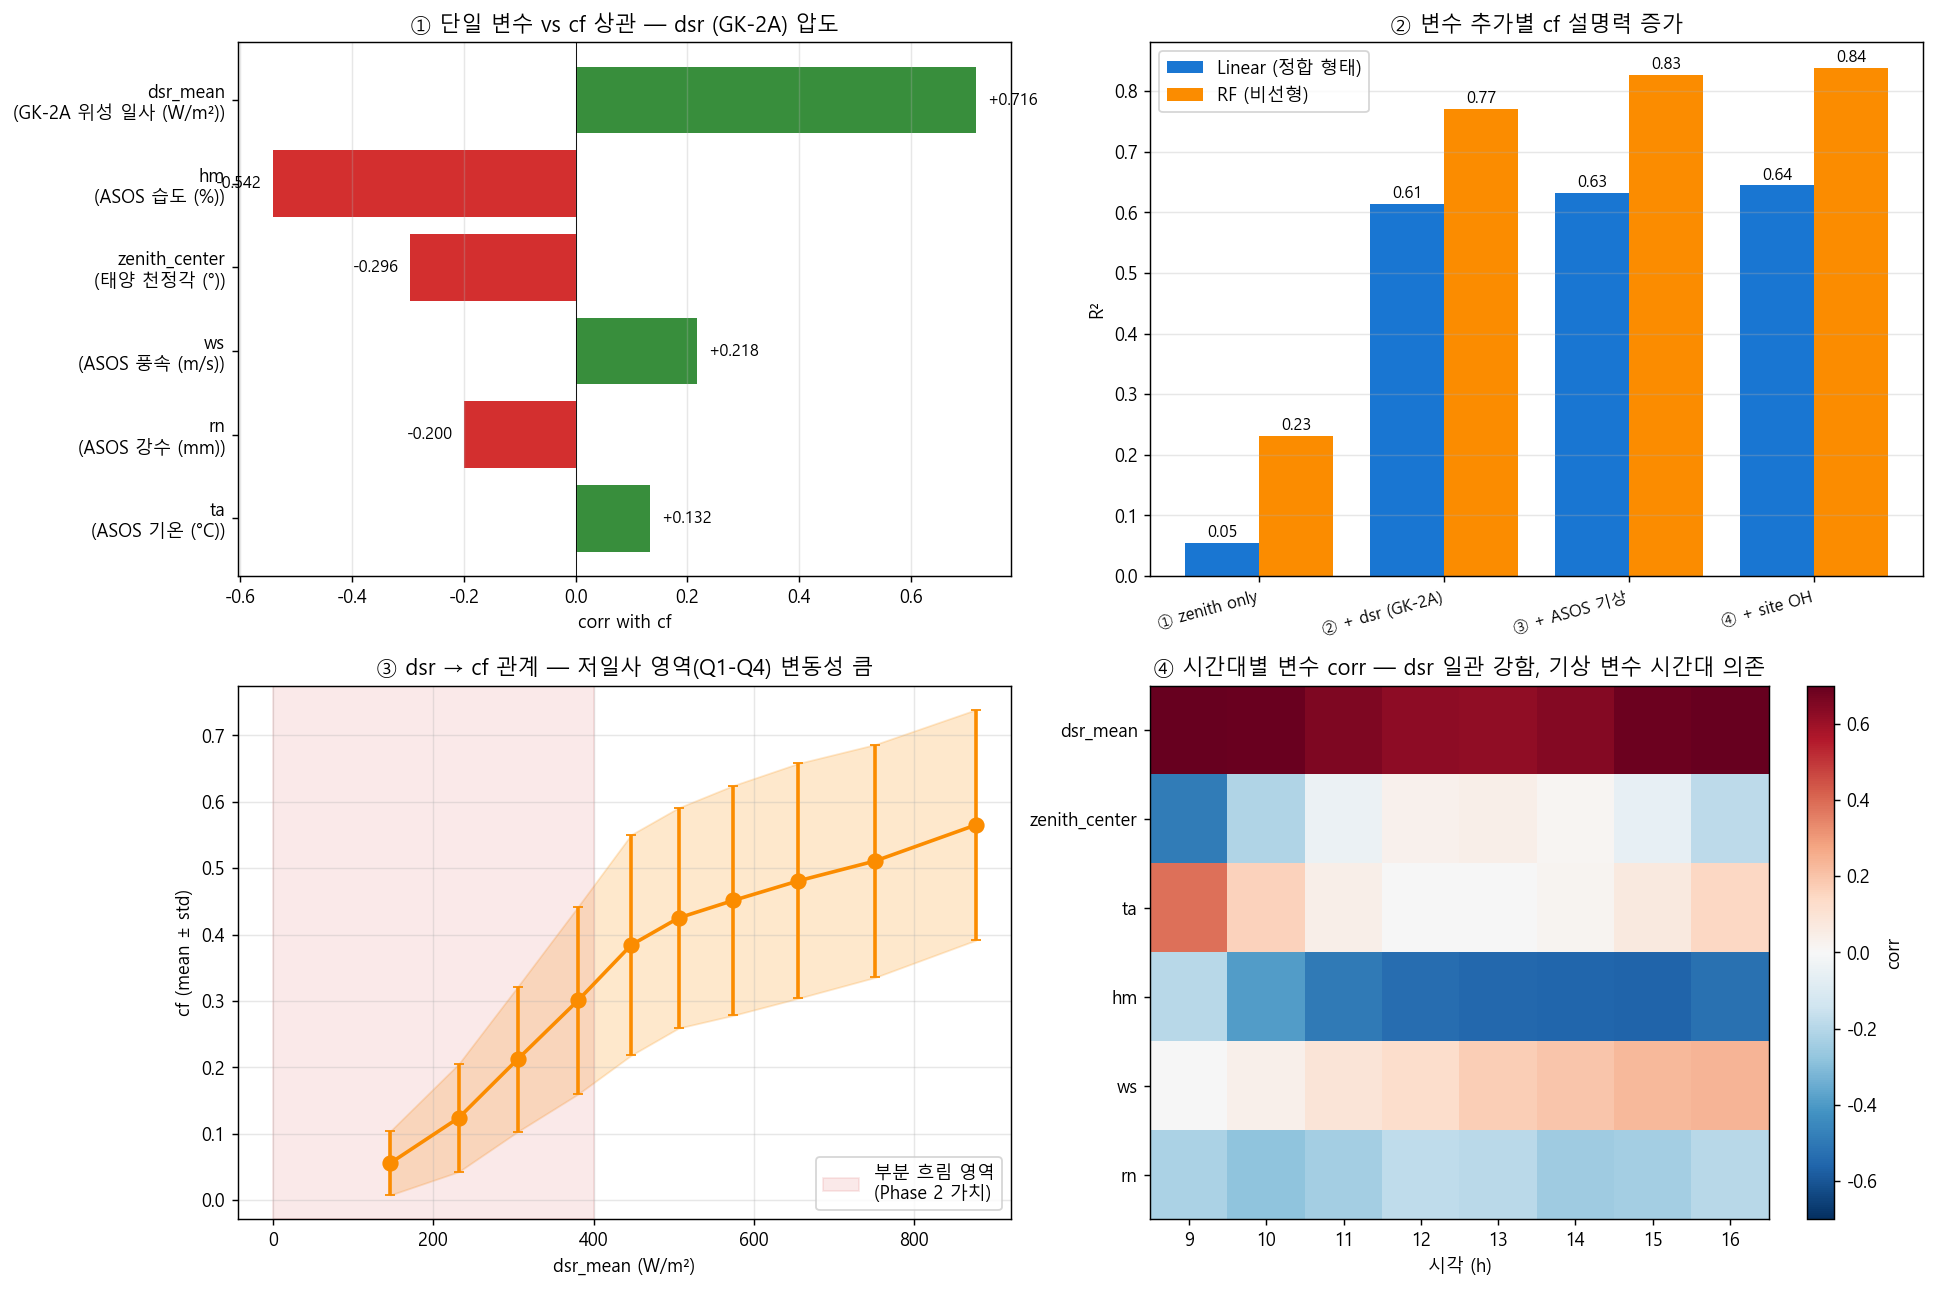

Source code (Python):
"""EDA D2 — 변수 선정 근거 (proposal §3 보조 그림).

목적:
  - GK-2A (위성) 와 ASOS (지상) 의 *상호 보완성* 입증
  - 변수별 cf 와의 corr + 보완 효과 측정
  - "왜 이 변수들" / "왜 GK-2A v2 (DSR+ASR+RSR) 인가"

핵심 메시지:
  - GK-2A DSR (위성 일사) 가 cf 와 가장 강한 단조 관계 (+0.85)
  - ASOS 기상 (hm, ws, rn) 은 *부분 흐림 / 안개 / 풍속* marginal 정보
  - GK-2A v2 의 ASR/RSR 는 *알베도 / 흡수* 파생 정보 — 수상 PV (고흥만) 특이성
  - DSR 만 있을 때 vs DSR + ASOS 조합의 cf 설명력 비교
"""
import sys
from pathlib import Path
import numpy as np
import pandas as pd
import matplotlib.pyplot as plt
from sklearn.linear_model import LinearRegression
from sklearn.ensemble import RandomForestRegressor
from sklearn.metrics import r2_score
sys.path.insert(0, str(Path(__file__).resolve().parents[1] / "eda_lng_planner"))
from _common import ROOT

EDA_DIR = ROOT / "pv/eda_pv_model"

# === 1. training_set.parquet — 통합 학습셋 ===
df = pd.read_parquet(ROOT / "data/processed/training_set.parquet")
df['hour'] = df.datetime_kst.dt.hour
TARGET_SITES = ['경상대','고흥만수상','광양항세방','구미','삼천포','영흥','예천','창원']
df = df[df.site.isin(TARGET_SITES)]
day = df[df.hour.between(9, 16)].copy()
print(f"daytime rows: {len(day):,}")

# === 2. 변수별 cf corr (단일 변수) ===
features = {
    'dsr_mean': 'GK-2A 위성 일사 (W/m²)',
    'zenith_center': '태양 천정각 (°)',
    'ta': 'ASOS 기온 (°C)',
    'hm': 'ASOS 습도 (%)',
    'ws': 'ASOS 풍속 (m/s)',
    'rn': 'ASOS 강수 (mm)',
}
single_corr = []
for f, lbl in features.items():
    if f in day.columns:
        v = day[[f, 'cf']].dropna()
        if len(v):
            single_corr.append({'feature': f, 'label': lbl, 'corr': v[f].corr(v.cf)})
single_df = pd.DataFrame(single_corr).sort_values('corr', key=abs, ascending=False)
print("\n[단일 변수 vs cf corr]")
print(single_df.round(3).to_string(index=False))

# === 3. 누적 R² (변수 추가 시 설명력 증가) ===
# baseline: zenith only (시간 정보)
# +dsr (GK-2A 위성)
# +ASOS 기상 (hm, ws, rn, ta)
# +site_oh

# valid rows (모든 feature 있는)
need = ['cf','zenith_center','dsr_mean','ta','hm','ws','rn','site']
sub = day[need].dropna().copy()
print(f"\nfully-valid rows: {len(sub):,}")

site_oh = pd.get_dummies(sub.site, prefix='site')
groups = {
    '① zenith only': ['zenith_center'],
    '② + dsr (GK-2A)': ['zenith_center','dsr_mean'],
    '③ + ASOS 기상': ['zenith_center','dsr_mean','ta','hm','ws','rn'],
    '④ + site OH': ['zenith_center','dsr_mean','ta','hm','ws','rn'] + site_oh.columns.tolist(),
}
r2_results = []
for name, cols in groups.items():
    X = sub[[c for c in cols if c in sub.columns]].copy()
    if 'site_경상대' in cols:
        X = pd.concat([sub[['zenith_center','dsr_mean','ta','hm','ws','rn']], site_oh], axis=1)
    y = sub.cf
    # linear
    lr = LinearRegression().fit(X, y)
    r2_lr = r2_score(y, lr.predict(X))
    # random forest (tabular nonlinear baseline)
    rf = RandomForestRegressor(n_estimators=50, max_depth=10, n_jobs=-1, random_state=42).fit(X, y)
    r2_rf = r2_score(y, rf.predict(X))
    r2_results.append({'group': name, 'n_features': X.shape[1], 'R2_linear': r2_lr, 'R2_RF': r2_rf})
    print(f"  {name:25s}  features={X.shape[1]:3d}  R²(linear)={r2_lr:.3f}  R²(RF)={r2_rf:.3f}")
r2_df = pd.DataFrame(r2_results)

# === 4. dsr 분위 × cf 분포 (모델이 잡아야 할 영역) ===
day['dsr_q'] = pd.qcut(day.dsr_mean, q=10, duplicates='drop', labels=False)
dsr_q_stat = day.groupby('dsr_q').agg(
    cf_mean=('cf','mean'), cf_std=('cf','std'),
    dsr_mid=('dsr_mean','mean'), n=('cf','size')).reset_index()

# === 5. 시각화 ===
fig, axes = plt.subplots(2, 2, figsize=(15, 10))

# (a) 단일 변수 vs cf corr
ax = axes[0, 0]
colors = ['#388E3C' if c > 0 else '#D32F2F' for c in single_df['corr']]
ax.barh([f"{r.feature}\n({r.label})" for _, r in single_df.iterrows()],
         single_df['corr'], color=colors)
ax.invert_yaxis()
ax.axvline(0, color='black', lw=0.5)
ax.set_xlabel('corr with cf')
ax.set_title('① 단일 변수 vs cf 상관 — dsr (GK-2A) 압도')
ax.grid(True, alpha=0.3, axis='x')
for i, c in enumerate(single_df['corr']):
    ax.text(c + 0.02 if c > 0 else c - 0.02, i, f'{c:+.3f}',
            va='center', ha='left' if c > 0 else 'right', fontsize=9)

# (b) 누적 R² (linear vs RF)
ax = axes[0, 1]
xs = np.arange(len(r2_df))
ax.bar(xs - 0.2, r2_df.R2_linear, 0.4, label='Linear (정합 형태)', color='#1976D2')
ax.bar(xs + 0.2, r2_df.R2_RF, 0.4, label='RF (비선형)', color='#FB8C00')
ax.set_xticks(xs)
ax.set_xticklabels([g for g in r2_df.group], rotation=15, ha='right', fontsize=9)
ax.set_ylabel('R²')
ax.set_title('② 변수 추가별 cf 설명력 증가')
ax.legend()
ax.grid(True, alpha=0.3, axis='y')
for i, (lr, rf) in enumerate(zip(r2_df.R2_linear, r2_df.R2_RF)):
    ax.text(i - 0.2, lr + 0.01, f'{lr:.2f}', ha='center', fontsize=9)
    ax.text(i + 0.2, rf + 0.01, f'{rf:.2f}', ha='center', fontsize=9)

# (c) dsr → cf 관계 + variability (Phase 2 가 잡을 영역 표시)
ax = axes[1, 0]
ax.errorbar(dsr_q_stat.dsr_mid, dsr_q_stat.cf_mean, yerr=dsr_q_stat.cf_std,
             fmt='o-', color='#FB8C00', lw=2, capsize=3, markersize=8)
ax.fill_between(dsr_q_stat.dsr_mid,
                 dsr_q_stat.cf_mean - dsr_q_stat.cf_std,
                 dsr_q_stat.cf_mean + dsr_q_stat.cf_std,
                 alpha=0.2, color='#FB8C00')
ax.axvspan(0, 400, alpha=0.1, color='#D32F2F', label='부분 흐림 영역\n(Phase 2 가치)')
ax.set_xlabel('dsr_mean (W/m²)')
ax.set_ylabel('cf (mean ± std)')
ax.set_title('③ dsr → cf 관계 — 저일사 영역(Q1-Q4) 변동성 큼')
ax.legend()
ax.grid(True, alpha=0.3)

# (d) 시간대별 변수 corr (heatmap)
ax = axes[1, 1]
hour_corr = []
for h in range(9, 17):
    sub_h = day[day.hour == h]
    row = {'hour': h}
    for f in features:
        if f in sub_h.columns:
            v = sub_h[[f, 'cf']].dropna()
            row[f] = v[f].corr(v.cf) if len(v) else np.nan
    hour_corr.append(row)
hour_corr = pd.DataFrame(hour_corr).set_index('hour')
im = ax.imshow(hour_corr.T.values, cmap='RdBu_r', vmin=-0.7, vmax=0.7, aspect='auto')
ax.set_xticks(range(len(hour_corr)))
ax.set_xticklabels(hour_corr.index)
ax.set_yticks(range(len(hour_corr.columns)))
ax.set_yticklabels(hour_corr.columns)
ax.set_xlabel('시각 (h)')
ax.set_title('④ 시간대별 변수 corr — dsr 일관 강함, 기상 변수 시간대 의존')
plt.colorbar(im, ax=ax, label='corr')

plt.tight_layout()
out = EDA_DIR / "D2_variable_selection.png"
plt.savefig(out, dpi=130, bbox_inches='tight')
print(f"\n저장: {out}")

single_df.to_csv(EDA_DIR / "D2_single_corr.csv", index=False)
r2_df.to_csv(EDA_DIR / "D2_cumulative_r2.csv", index=False)
hour_corr.to_csv(EDA_DIR / "D2_hour_corr.csv")

print(f"""
{'='*60}
→ 모델 함의 — 변수 선정
{'='*60}

1. **GK-2A 위성 dsr** 가 cf 와 가장 강한 단조 관계 (+{single_df.iloc[0]['corr']:.2f})
   → ASOS 만으로 부족 (지상 측정 = site-local). 위성 입력 = *광역 일사 정보*
2. **누적 R²**: zenith only ({r2_df.iloc[0].R2_linear:.2f}) → +dsr ({r2_df.iloc[1].R2_linear:.2f}) → +ASOS ({r2_df.iloc[2].R2_linear:.2f}) → +site OH ({r2_df.iloc[3].R2_linear:.2f})
   → dsr 만 추가해도 R² 큰 폭 증가
3. **ASOS 기상 변수**:
   - 습도 (hm) corr {single_df[single_df.feature=='hm']['corr'].values[0]:+.2f} — 흐림/안개 정보
   - 강수 (rn) corr {single_df[single_df.feature=='rn']['corr'].values[0]:+.2f} — 비 오는 시간 cf 저하
   - 풍속 (ws) corr {single_df[single_df.feature=='ws']['corr'].values[0]:+.2f} — 미미
   - 기온 (ta) corr {single_df[single_df.feature=='ta']['corr'].values[0]:+.2f} — 미미 (모듈 효율 영향 작음)
4. site_oh 추가 시 R² {r2_df.iloc[3].R2_linear - r2_df.iloc[2].R2_linear:+.3f}pp
   → 사이트별 bias 차이 (광양항 +7%, 예천 anomaly 등) 흡수 → AdaLN 의 핵심 동기

→ 입력 변수 조합 = {{ dsr (GK-2A) + ASOS (ta, hm, ws, rn) + zenith + site OH + hour/month }}
""")
